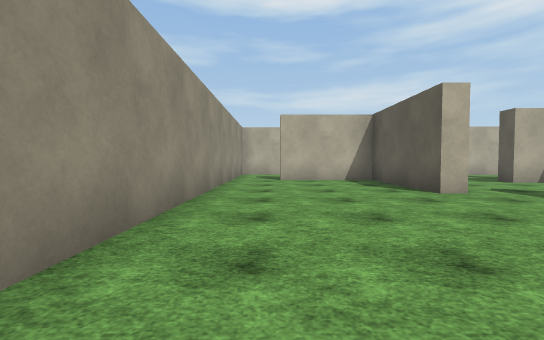
[1] (above)

18 first-person views from a walk through a scene from a Unity 3-D project. The camera is 1.2 m above the floor, tilts 2° down and sees 90° across. The floor is counted in squares, 2 m on a side. Each view is taken from the middle of a square. On the plan, view 1 faces up. The plan holds only what a view shows up to about 9 squares ahead; the rest is blank. The place goes on beyond the plan. The player character is not drawn. Surface patterns are stand-ins for the level's own textures.

[2]
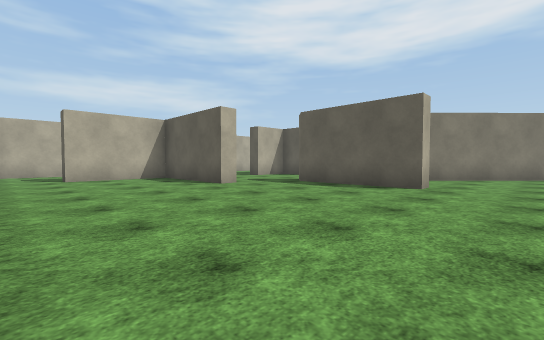

[3]
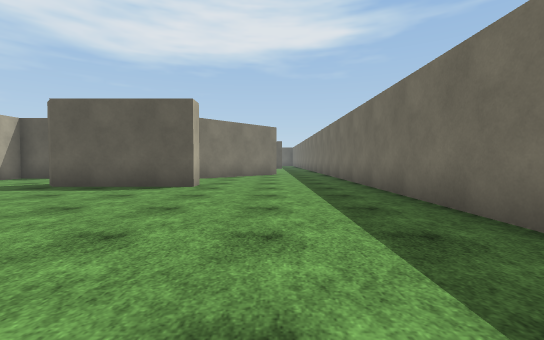

[4]
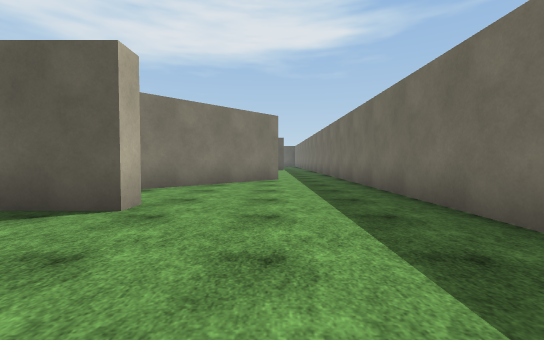

[5]
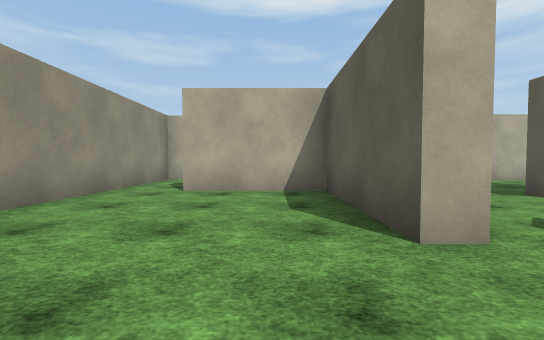

[6]
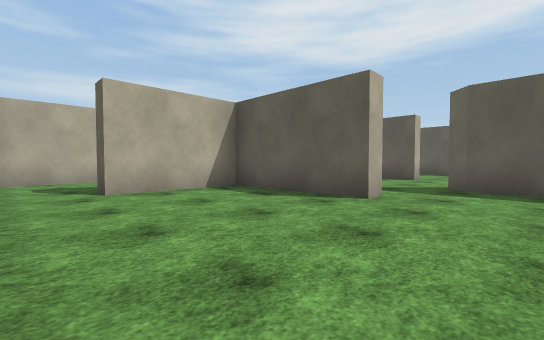

[7]
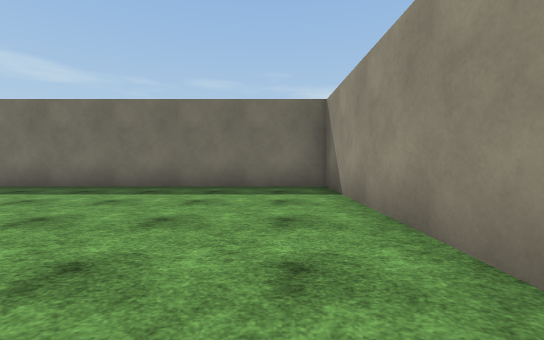

[8]
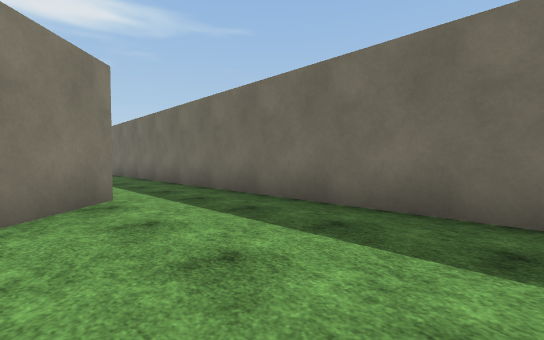

[9]
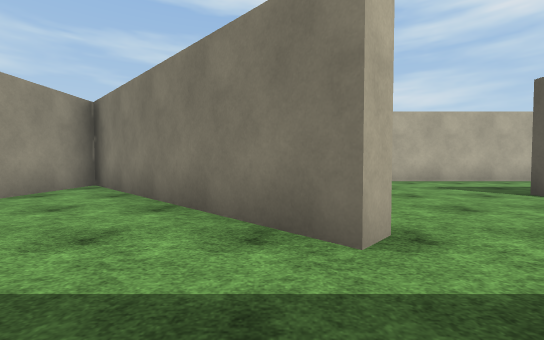

[10]
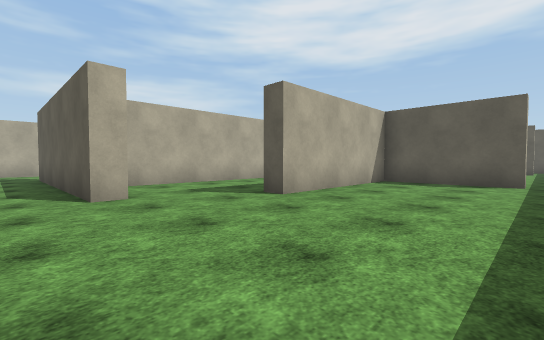

[11]
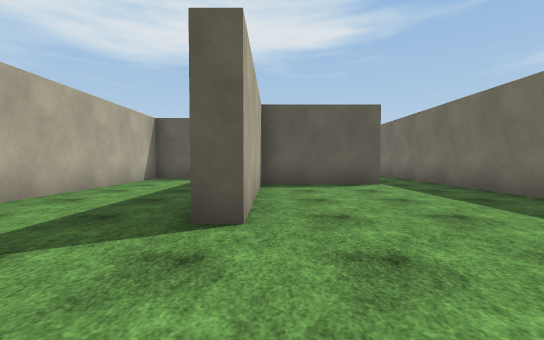

[12]
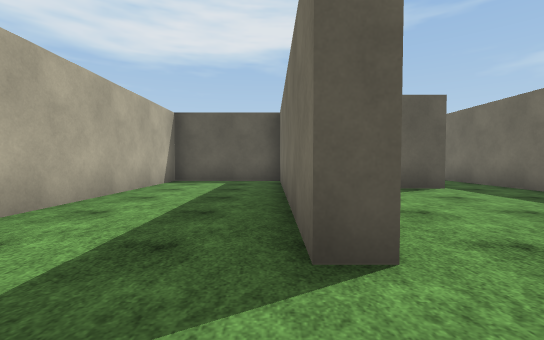

[13]
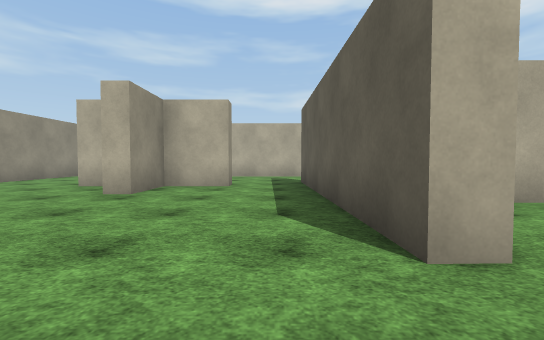

[14]
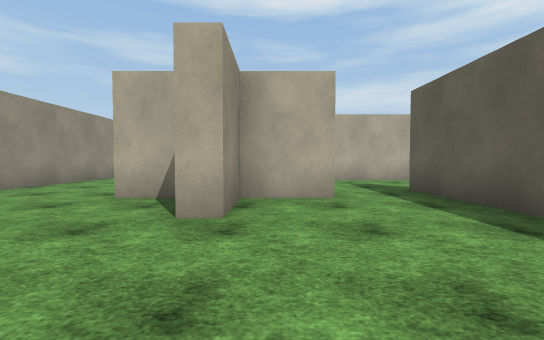

[15]
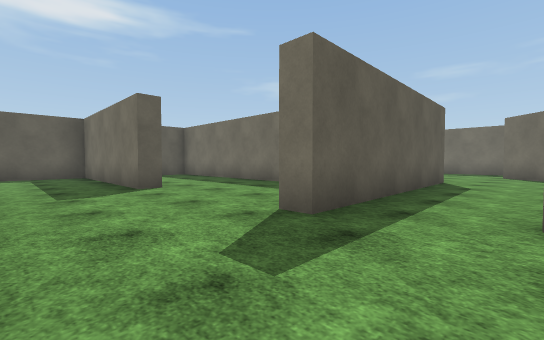

[16]
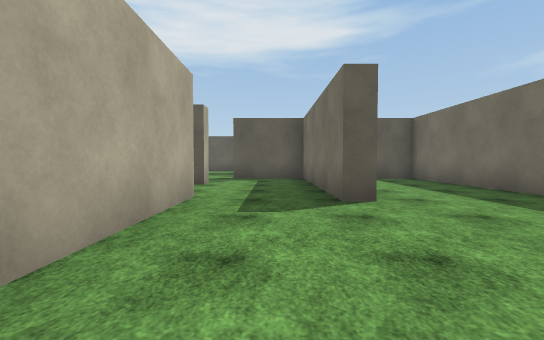

[17]
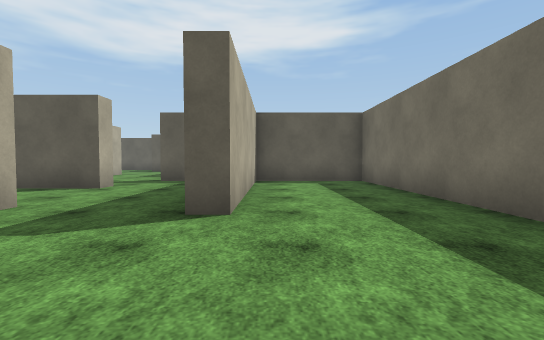

[18]
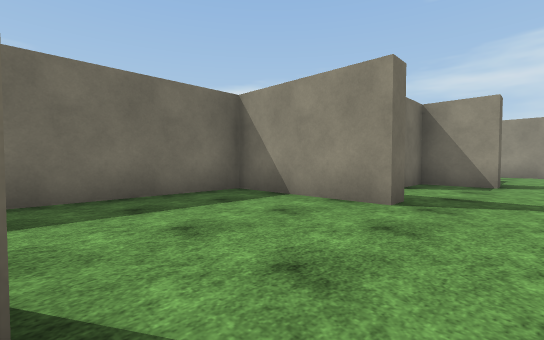

### Floor plan
Ten units are one square. View 1 is at (0, 0); x grows to the right and y downward. Boxes are objects, and circles mark ways between rooms. Rooms are numbered by the first view taken in them; rooms with no view inside come last. Other rooms are left out.
<svg viewBox="-17 -125 232 163">
<path fill="none" stroke="#000" d="M58 -8 52 -8 52 -40M36 -48 31 -48 31 -83 3 -83M106 12 57 -36 57 -12M-12 -85 -12 33 105 33M124 -26 119 -26M188 18 188 -13 145 -13 145 -18 210 -18 210 -48 130 -48M99 -1 109 8 106 12M105 33 195 33M119 -26 118 -64M85 -73 85 -58 80 -58M118 -64 118 -86 123 -86 124 -54 210 -54 210 -85M174 -83 160 -83 160 -90M155 -113 96 -113M100 -78 100 -73 85 -73M189 -83 182 -83M85 -93 85 -78 96 -78M165 -113 155 -113M160 -90 185 -90M3 -83 3 -89M9 -115 -12 -115 -12 -85"/>
<circle cx="100" cy="25" r="3" fill="#2a7"/>
<circle cx="-5" cy="-90" r="3" fill="#2a7"/>
<circle cx="110" cy="-15" r="3" fill="#2a7"/>
<circle cx="100" cy="-70" r="3" fill="#2a7"/>
<circle cx="160" cy="-105" r="3" fill="#2a7"/>
<text x="30" y="-10">1</text>
<text x="150" y="0">2</text>
<text x="100" y="-40">3</text>
<text x="140" y="-80">4</text>
<text x="170" y="-110">5</text>
<text x="-10" y="-100">6</text>
</svg>
Room 1 opens to room 2. Room 1 opens to room 6. Room 2 opens to room 3. Room 3 opens to room 4. Room 4 opens to room 5.

Where each view was taken, in squares from view 1:
view 1: 0 up, 0 right, facing up
view 2: 1 down, 1 left, facing up-right
view 3: 1 down, 1 left, facing right
view 4: 1 down, 2 right, facing right
view 5: 3 up, 2 right, facing up
view 6: 3 up, 1 left, facing up-right
view 7: 3 up, 0 right, facing down
view 8: 0 up, 6 right, facing down-right
view 9: 3 down, 10 right, facing up
view 10: 2 down, 11 right, facing up-right
view 11: 1 up, 12 right, facing right
view 12: 2 up, 13 right, facing right
view 13: 1 up, 11 right, facing up
view 14: 3 up, 9 right, facing up
view 15: 11 up, 10 right, facing down-right
view 16: 10 up, 12 right, facing right
view 17: 8 up, 13 right, facing right
view 18: 10 up, 16 right, facing down-left
